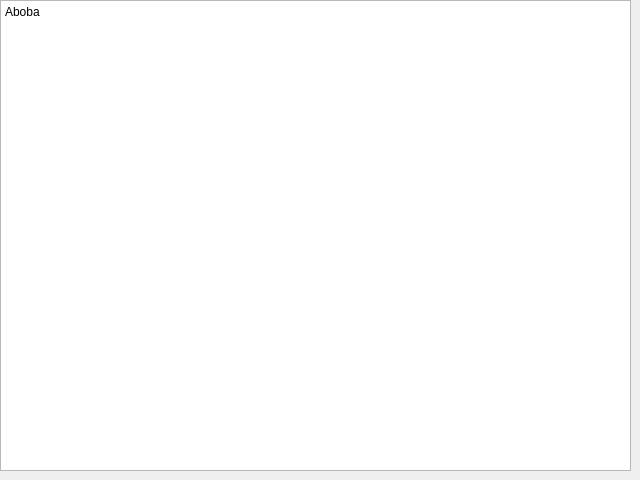
<?xml version="1.0" encoding="UTF-8"?>
<ui version="4.0">
 <class>AboutWindow</class>
 <widget class="QMainWindow" name="AboutWindow">
  <property name="geometry">
   <rect>
    <x>0</x>
    <y>0</y>
    <width>640</width>
    <height>480</height>
   </rect>
  </property>
  <property name="minimumSize">
   <size>
    <width>32</width>
    <height>32</height>
   </size>
  </property>
  <property name="windowTitle">
   <string>MainWindow</string>
  </property>
  <property name="autoFillBackground">
   <bool>false</bool>
  </property>
  <property name="tabShape">
   <enum>QTabWidget::TabShape::Rounded</enum>
  </property>
  <widget class="QWidget" name="centralwidget">
   <widget class="QWidget" name="verticalLayoutWidget">
    <property name="geometry">
     <rect>
      <x>0</x>
      <y>0</y>
      <width>631</width>
      <height>471</height>
     </rect>
    </property>
    <layout class="QVBoxLayout" name="verticalLayout">
     <item>
      <widget class="QPlainTextEdit" name="plainTextEdit">
       <property name="plainText">
        <string>Aboba</string>
       </property>
      </widget>
     </item>
    </layout>
   </widget>
  </widget>
  <action name="actionOpenFile">
   <property name="text">
    <string>Open File</string>
   </property>
  </action>
  <action name="actionOpenFolder">
   <property name="text">
    <string>Open Folder</string>
   </property>
  </action>
  <action name="actionExit">
   <property name="text">
    <string>Exit</string>
   </property>
  </action>
  <action name="actionAbout">
   <property name="text">
    <string>About</string>
   </property>
  </action>
 </widget>
 <resources/>
 <connections/>
</ui>
